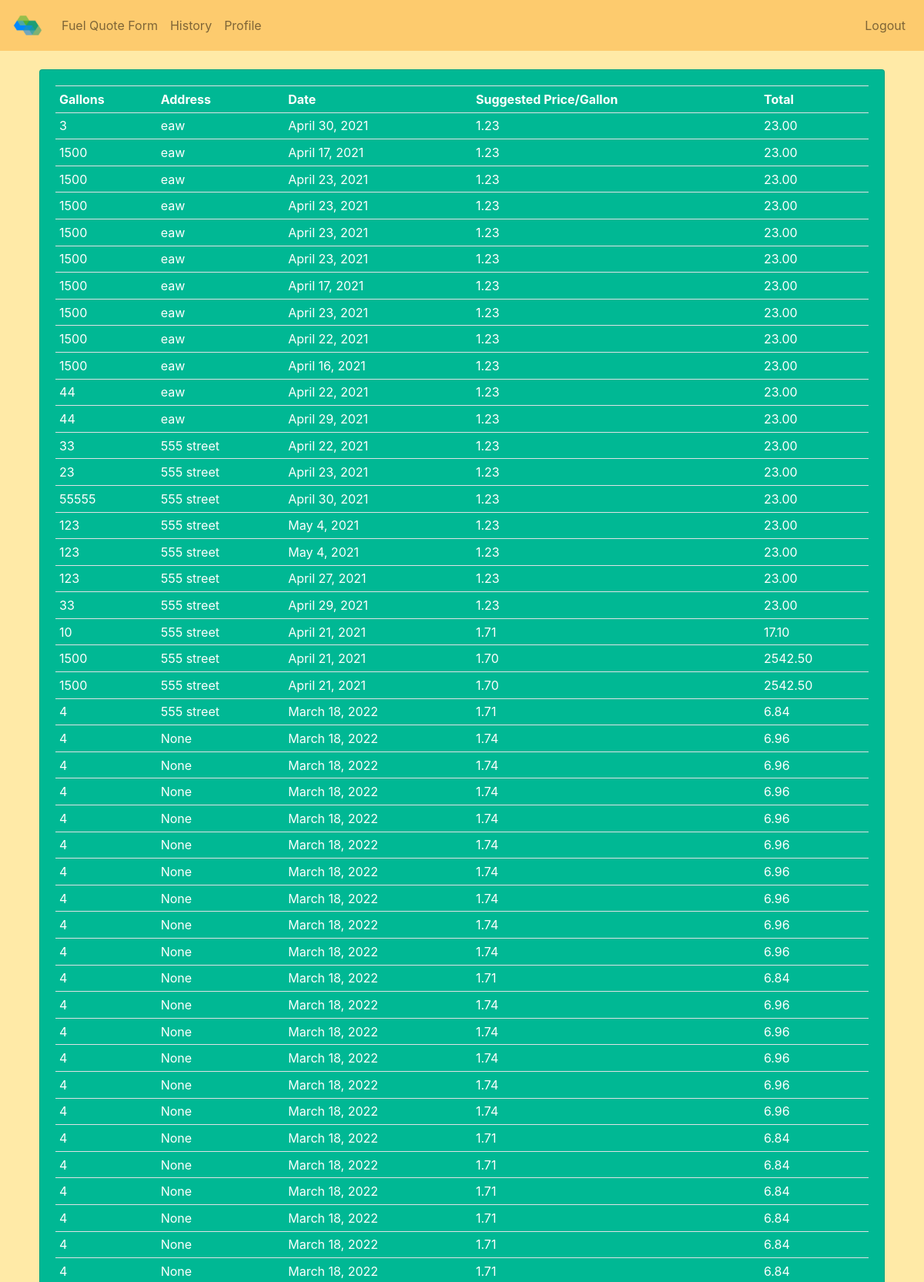
The page /history/ (signed in, upper part) on the database its author committed.
### hexafuel_oil_app/models.py (models this page shows, shortened)
class FuelQuote(models.Model):
    client_id = models.ForeignKey(ClientInformation, on_delete=models.CASCADE)
    gallons = models.IntegerField()
    deliver_address = models.CharField(max_length=100)
    delivery_date = models.DateField()
    suggested_price_per_gallons = models.DecimalField(max_digits=3, decimal_places=2)
    total_amount_due = models.DecimalField(max_digits=9, decimal_places=2)

### hexafuel_oil_app/views.py (the view)
# urls.py: path('history/', HistoryView.as_view(), name="history"),
class HistoryView(LoginRequiredMixin,PermissionRequiredMixin, TemplateView):
    permission_required = ("auth.change_user")
    template_name = "hexafuel_oil_app/history.html"
    def get(self, request):
      try:
        clients_queryset = ClientInformation.objects.all()
        client_id = clients_queryset.get(auth_user_id_id = request.user.id).id
        quotes_queryset = FuelQuote.objects.all()
        quotes = quotes_queryset.filter(client_id_id = client_id)
        args = {'quotes' : quotes}
        return render(request, "hexafuel_oil_app/history.html", args)
      except Exception as e:
        print('EXP', e)
        return render(request, "hexafuel_oil_app/history.html")

### hexafuel_oil_app/templates/hexafuel_oil_app/history.html (shortened to what this page needs)
{% extends 'hexafuel_oil_app/main.html'%}
{% load static %}
{% block content %}
{% include 'hexafuel_oil_app/navbar.html'%}
<br>
<div class="row">
  <div class="col-md-11 history_table">
    <div class="card card-body profile-change-card-side">
      <table class="table table-sm table-hover">
        <tr>
          <th>Gallons</th>
          <th>Address</th>
          <th>Date</th>
          <th>Suggested Price/Gallon</th>
          <th>Total</th>
        </tr>
        {% for quote in quotes %}
        <tr>
          <td>{{ quote.gallons }}</td>
          <td>{{ quote.deliver_address }}</td>
          <td>{{ quote.delivery_date }}</td>
          <td>{{ quote.suggested_price_per_gallons }}</td>
          <td>{{ quote.total_amount_due }}</td>
        </tr>
        {% endfor %}
      </table>
    </div>
  </div>
</div>
{% endblock %}

### static/css/login.css (style rules this page uses)
body,html { margin: 0; padding: 0; height: 100%; background: #ffeaa7 !important; }
.profile-change-card-side { background: #00b894; color: #fff; }
.history_table { margin-left: auto; margin-right: auto; }

### rows shown on the page
FuelQuote: gallons "3", deliver_address "eaw", delivery_date "April 30, 2021", suggested_price_per_gallons "1.23", total_amount_due "23.00"
FuelQuote: gallons "1500", deliver_address "eaw", delivery_date "April 17, 2021", suggested_price_per_gallons "1.23", total_amount_due "23.00"
FuelQuote: gallons "1500", deliver_address "eaw", delivery_date "April 23, 2021", suggested_price_per_gallons "1.23", total_amount_due "23.00"
FuelQuote: gallons "1500", deliver_address "eaw", delivery_date "April 23, 2021", suggested_price_per_gallons "1.23", total_amount_due "23.00"
FuelQuote: gallons "1500", deliver_address "eaw", delivery_date "April 23, 2021", suggested_price_per_gallons "1.23", total_amount_due "23.00"
FuelQuote: gallons "1500", deliver_address "eaw", delivery_date "April 23, 2021", suggested_price_per_gallons "1.23", total_amount_due "23.00"
FuelQuote: gallons "1500", deliver_address "eaw", delivery_date "April 17, 2021", suggested_price_per_gallons "1.23", total_amount_due "23.00"
FuelQuote: gallons "1500", deliver_address "eaw", delivery_date "April 23, 2021", suggested_price_per_gallons "1.23", total_amount_due "23.00"
FuelQuote: gallons "1500", deliver_address "eaw", delivery_date "April 22, 2021", suggested_price_per_gallons "1.23", total_amount_due "23.00"
FuelQuote: gallons "1500", deliver_address "eaw", delivery_date "April 16, 2021", suggested_price_per_gallons "1.23", total_amount_due "23.00"
FuelQuote: gallons "44", deliver_address "eaw", delivery_date "April 22, 2021", suggested_price_per_gallons "1.23", total_amount_due "23.00"
FuelQuote: gallons "44", deliver_address "eaw", delivery_date "April 29, 2021", suggested_price_per_gallons "1.23", total_amount_due "23.00"
FuelQuote: gallons "33", deliver_address "555 street", delivery_date "April 22, 2021", suggested_price_per_gallons "1.23", total_amount_due "23.00"
FuelQuote: gallons "23", deliver_address "555 street", delivery_date "April 23, 2021", suggested_price_per_gallons "1.23", total_amount_due "23.00"
FuelQuote: gallons "55555", deliver_address "555 street", delivery_date "April 30, 2021", suggested_price_per_gallons "1.23", total_amount_due "23.00"
FuelQuote: gallons "123", deliver_address "555 street", delivery_date "May 4, 2021", suggested_price_per_gallons "1.23", total_amount_due "23.00"
FuelQuote: gallons "123", deliver_address "555 street", delivery_date "May 4, 2021", suggested_price_per_gallons "1.23", total_amount_due "23.00"
FuelQuote: gallons "123", deliver_address "555 street", delivery_date "April 27, 2021", suggested_price_per_gallons "1.23", total_amount_due "23.00"
FuelQuote: gallons "33", deliver_address "555 street", delivery_date "April 29, 2021", suggested_price_per_gallons "1.23", total_amount_due "23.00"
FuelQuote: gallons "10", deliver_address "555 street", delivery_date "April 21, 2021", suggested_price_per_gallons "1.71", total_amount_due "17.10"
FuelQuote: gallons "1500", deliver_address "555 street", delivery_date "April 21, 2021", suggested_price_per_gallons "1.70", total_amount_due "2542.50"
FuelQuote: gallons "1500", deliver_address "555 street", delivery_date "April 21, 2021", suggested_price_per_gallons "1.70", total_amount_due "2542.50"
FuelQuote: gallons "4", deliver_address "555 street", delivery_date "March 18, 2022", suggested_price_per_gallons "1.71", total_amount_due "6.84"
FuelQuote: gallons "4", deliver_address "None", delivery_date "March 18, 2022", suggested_price_per_gallons "1.74", total_amount_due "6.96"
FuelQuote: gallons "4", deliver_address "None", delivery_date "March 18, 2022", suggested_price_per_gallons "1.74", total_amount_due "6.96"
FuelQuote: gallons "4", deliver_address "None", delivery_date "March 18, 2022", suggested_price_per_gallons "1.74", total_amount_due "6.96"
FuelQuote: gallons "4", deliver_address "None", delivery_date "March 18, 2022", suggested_price_per_gallons "1.74", total_amount_due "6.96"
FuelQuote: gallons "4", deliver_address "None", delivery_date "March 18, 2022", suggested_price_per_gallons "1.74", total_amount_due "6.96"
FuelQuote: gallons "4", deliver_address "None", delivery_date "March 18, 2022", suggested_price_per_gallons "1.74", total_amount_due "6.96"
FuelQuote: gallons "4", deliver_address "None", delivery_date "March 18, 2022", suggested_price_per_gallons "1.74", total_amount_due "6.96"
FuelQuote: gallons "4", deliver_address "None", delivery_date "March 18, 2022", suggested_price_per_gallons "1.74", total_amount_due "6.96"
FuelQuote: gallons "4", deliver_address "None", delivery_date "March 18, 2022", suggested_price_per_gallons "1.74", total_amount_due "6.96"
FuelQuote: gallons "4", deliver_address "None", delivery_date "March 18, 2022", suggested_price_per_gallons "1.71", total_amount_due "6.84"
FuelQuote: gallons "4", deliver_address "None", delivery_date "March 18, 2022", suggested_price_per_gallons "1.74", total_amount_due "6.96"
FuelQuote: gallons "4", deliver_address "None", delivery_date "March 18, 2022", suggested_price_per_gallons "1.74", total_amount_due "6.96"
FuelQuote: gallons "4", deliver_address "None", delivery_date "March 18, 2022", suggested_price_per_gallons "1.74", total_amount_due "6.96"
FuelQuote: gallons "4", deliver_address "None", delivery_date "March 18, 2022", suggested_price_per_gallons "1.74", total_amount_due "6.96"
FuelQuote: gallons "4", deliver_address "None", delivery_date "March 18, 2022", suggested_price_per_gallons "1.74", total_amount_due "6.96"
FuelQuote: gallons "4", deliver_address "None", delivery_date "March 18, 2022", suggested_price_per_gallons "1.71", total_amount_due "6.84"
FuelQuote: gallons "4", deliver_address "None", delivery_date "March 18, 2022", suggested_price_per_gallons "1.71", total_amount_due "6.84"
FuelQuote: gallons "4", deliver_address "None", delivery_date "March 18, 2022", suggested_price_per_gallons "1.71", total_amount_due "6.84"
FuelQuote: gallons "4", deliver_address "None", delivery_date "March 18, 2022", suggested_price_per_gallons "1.71", total_amount_due "6.84"
FuelQuote: gallons "4", deliver_address "None", delivery_date "March 18, 2022", suggested_price_per_gallons "1.71", total_amount_due "6.84"
FuelQuote: gallons "4", deliver_address "None", delivery_date "March 18, 2022", suggested_price_per_gallons "1.71", total_amount_due "6.84"
